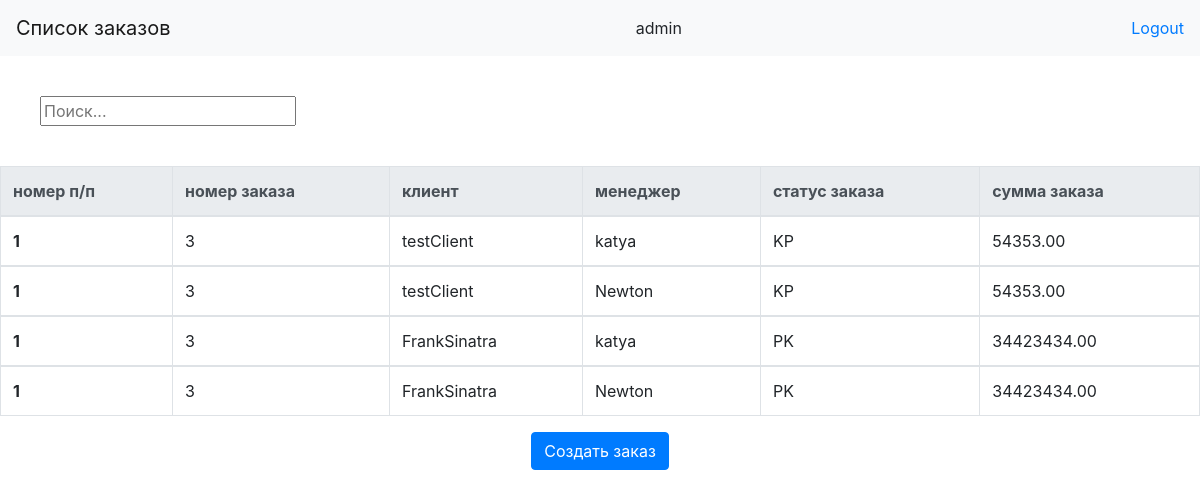
The app's page /orders_list (signed in), older data.
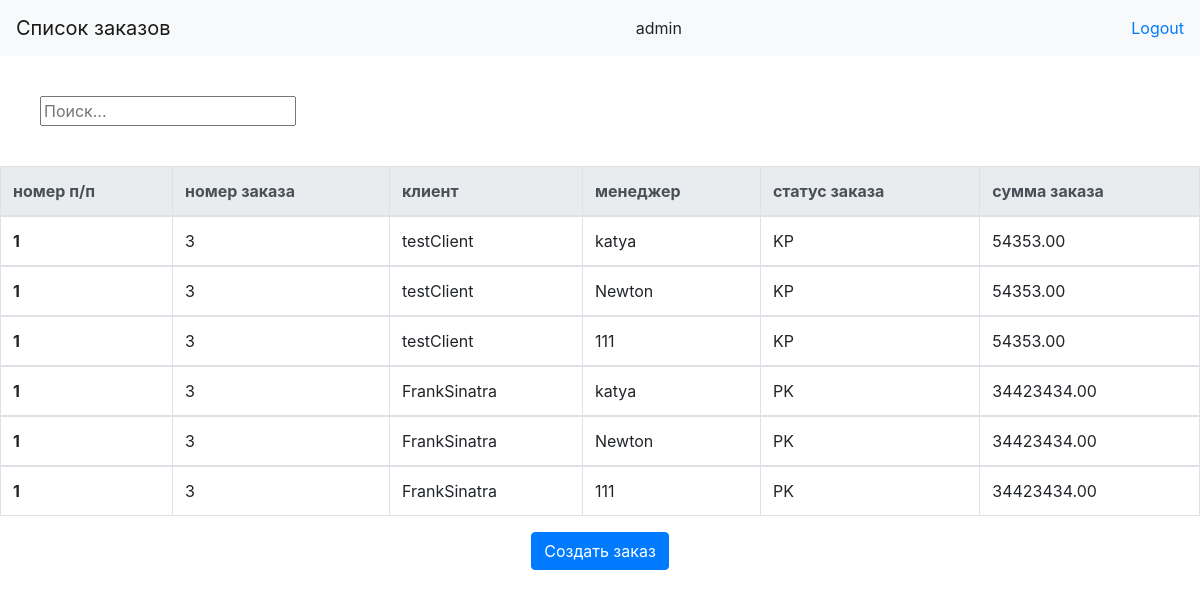
The same page, newer data.
### orders/models.py (models this page shows)
class Users(AbstractUser):
    user_type = models.CharField(max_length=2, default='test', choices=[
                                 ('MN', 'Manager'), ('CL', 'Client')], verbose_name='Пользователи')

class Order(models.Model):
    products_list = models.ForeignKey(Products, on_delete=models.CASCADE)
    client = models.ForeignKey(Users, on_delete=models.CASCADE)
    author = models.CharField(max_length=100, verbose_name='Автор')
    number = models.IntegerField()
    order_price = models.DecimalField(
        max_digits=10, decimal_places=2, default=0, verbose_name='Сумма заказа')
    order_comments = models.TextField(
        blank=True, null=True, default=None, verbose_name='Комментарий к заказу')
    order_status = models.CharField(max_length=50, choices=[('SN', 'Status new'), ('PK', 'Prepare kp'), ('KP', 'Kp'), ('OR', 'Order'), ]
                                    )
    date_and_time_of_order = models.DateTimeField(
        auto_now_add=True, auto_now=False, verbose_name='Создан')
    date_and_time_of_change_of_order = models.DateTimeField(
        auto_now_add=False, auto_now=True, verbose_name='Обновлён')
    class Meta:
        verbose_name = 'Заказ'
        verbose_name_plural = 'Заказы'

### orders/views.py (the view)
# urls.py: path('orders_list', views.orders_list_page, name='orders'),
@login_required
def orders_list_page(request):
    data = {'Orders': Order.objects.all(
    ), 'Users': Users.objects.filter(user_type='MN')}
    return render(request, "order_list.html", context=data)

### templates/order_list.html (shortened to what this page needs)
<!DOCTYPE html>
<html lang="en">
<head>
    <link rel="stylesheet" href="https://maxcdn.bootstrapcdn.com/bootstrap/4.0.0/css/bootstrap.min.css"
>
</head>
<body>
  <header>
    <header>
    <nav class="navbar navbar-light bg-light">
    <a class="navbar-brand" href="#">Список заказов</a>
        {% if user.is_authenticated %}
     <div class = 'uname'> {{ request.user.username }} </div>
     <a href='{% url "logout" %}'> Logout</a>
     {% else %}
     <a href='{% url "login" %}'> Login</a>
     {% endif %}
    </nav>
    </header>
   </header>
    <input type="text" id="myInput" onkeyup="tableSearch()" placeholder="Поиск..."  style='margin:40px'>
    <table class="table table-bordered" id='myTable'>
    <thead class="thead-light">
      <tr>
        <th scope="col">номер п/п</th>
        <th scope="col">номер заказа</th>
        <th scope="col">клиент</th>
        <th scope="col"> менеджер</th>
        <th scope="col">статус заказа </th>
        <th scope="col">сумма заказа</th>
      </tr>
    </thead>
       {% for i in Orders%}
       {% for mn in Users %}
      <tbody>
        <tr>
          <th scope="row">1</th>
          <td>{{ i.number }} </td>
          <td>{{ i.client }}</td>
          <td>{{ mn }}</td>
          <td> {{ i.order_status }} </td>
          <td> {{ i.order_price }} </td>
      </tr>
      {% endfor %}
       {% endfor %}
    </tbody>
  </table>
  <center><button type="submit" class="btn btn-primary" onclick="window.location.href = 'http://localhost:8000/order';">Создать заказ</button>
</body>
</html>

Row changes from the older to the newer data that the page shows:
added Users: {{ i.number }} "3", {{ i.client }} "testClient", username "111", {{ i.order_status }} "KP", {{ i.order_price }} "54353.00", {{ i.client }} "FrankSinatra", {{ i.order_status }} "PK", {{ i.order_price }} "34423434.00"
